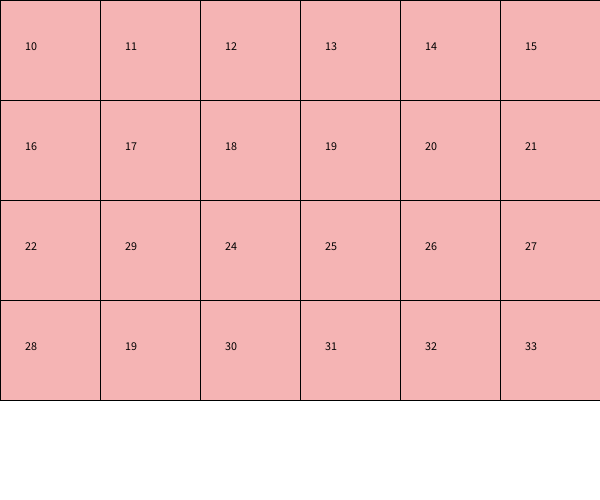
Frame 1 (no input)
Frame 60 (the mouse pressed at the canvas centre just before this capture): identical to frame 1, image omitted
Frame 120 (the mouse held since frame 60 and released just before this capture): identical to frame 1, image omitted

The Processing sketch that drew this single still picture (run headless with seeded random() and noise(); from frame 60 on, the mouse is pressed at the canvas centre):

// Processing sketch: week11_3_random_seat_array_value_swap
// ── week11_3_random_seat_array_value_swap.pde
void setup()
{
  size(600, 500);
  for(int i=0; i<4; i++)
  {
    for(int j=0; j<6; j++)
    {
      value[i][j]=i*6+j + 10; //從10開始，數字不重複
    }
  }
  for(int k=0; k<2; k++)  //交換兩次
  {
    int i= int(random(4)), j=int(random(6));
    int i2=int(random(4)), j2=int(random(6));
    int temp = value[i][j] = value[i2][j2];
    value[i][j] = value[i2][j2];
    value[i2][j2] = temp;
  }
}
int [][] value = new int[4][6];
void draw()
{
  background(255);
  for(int i=0; i<4; i++)
  {
    for(int j=0; j<6; j++)
    {
      fill(#F5B4B4); rect(j*100, i*100, 100,100);
      fill(0); text(value[i][j], j*100+25, i*100+50);
    } 
  }
}
